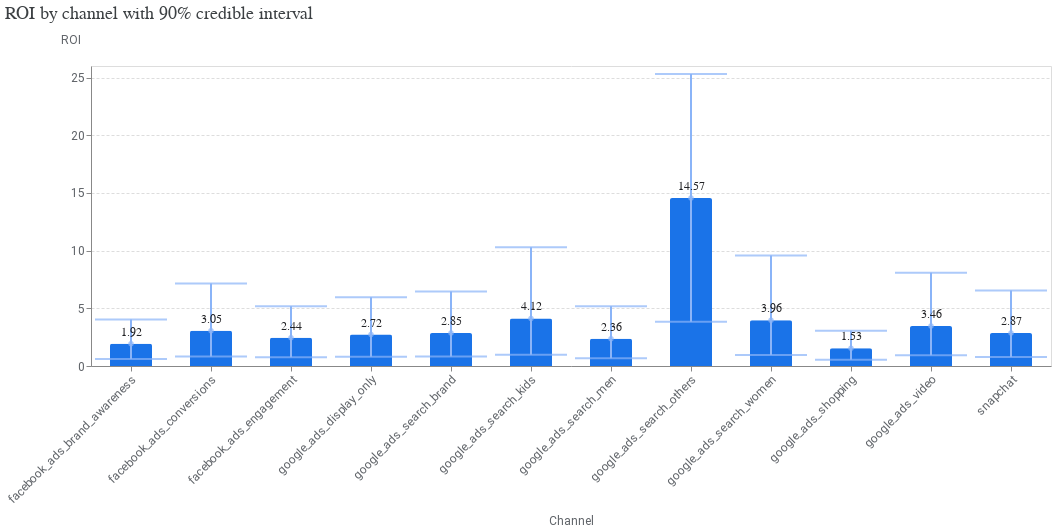

Source (notebook cell):
### Code cell
media_summary.plot_roi_bar_chart()

### Figure 1 — Vega-Lite specification as saved in the notebook (floating-point values rounded to 4 significant figures)
{"config": {"view": {"continuousWidth": 300, "continuousHeight": 300}, "axis": {"labelColor": "#5F6368", "labelFont": "Roboto", "labelFontSize": 12, "titleColor": "#5F6368", "titleFont": "Roboto", "titleFontSize": 12, "titleFontWeight": "normal", "titlePadding": 10}, "tick": {"bandSize": 10, "thickness": 2}}, "layer": [{"mark": {"type": "bar", "color": "#1A73E8", "cornerRadiusEnd": 2, "size": 42}, "encoding": {"x": {"axis": {"labelAngle": -45}, "field": "channel", "title": "Channel", "type": "nominal"}, "y": {"axis": {"gridDash": [3, 2], "titleAlign": "left", "titleAngle": 0, "titleY": -20}, "field": "roi", "title": "ROI", "type": "quantitative"}}}, {"mark": {"type": "errorbar", "color": "#8AB4F8", "ticks": true}, "encoding": {"strokeWidth": {"value": 2}, "x": {"field": "channel", "type": "nominal"}, "y": {"field": "ci_hi", "title": "ROI", "type": "quantitative"}, "y2": {"field": "ci_lo"}}}, {"mark": {"type": "point", "color": "#8AB4F8", "filled": true, "tooltip": true}, "encoding": {"x": {"field": "channel", "type": "nominal"}, "y": {"field": "roi", "type": "quantitative"}}}, {"mark": {"type": "text", "align": "center", "baseline": "bottom", "color": "#202124", "dy": -5, "fontSize": 12}, "encoding": {"text": {"field": "roi", "format": ".2f", "type": "quantitative"}, "x": {"axis": {"labelAngle": -45}, "field": "channel", "title": "Channel", "type": "nominal"}, "y": {"axis": {"gridDash": [3, 2], "titleAlign": "left", "titleAngle": 0, "titleY": -20}, "field": "roi", "title": "ROI", "type": "quantitative"}}}], "data": {"name": "data-ca58eac6fd19e84688f14b3bafaca616"}, "title": {"text": "ROI by channel with 90% credible interval", "anchor": "start", "color": "#3C4043", "font": "Google Sans Display", "fontSize": 18, "fontWeight": "normal", "offset": 10}, "width": {"step": 80}, "$schema": "https://vega.github.io/schema/vega-lite/v5.20.1.json", "datasets": {"data-ca58eac6fd19e84688f14b3bafaca616": [{"channel": "facebook_ads_brand_awareness", "ci_hi": 4.034, "ci_lo": 0.6175, "roi": 1.919}, {"channel": "facebook_ads_conversions", "ci_hi": 7.142, "ci_lo": 0.8319, "roi": 3.048}, {"channel": "facebook_ads_engagement", "ci_hi": 5.175, "ci_lo": 0.7652, "roi": 2.443}, {"channel": "google_ads_display_only", "ci_hi": 5.961, "ci_lo": 0.802, "roi": 2.723}, {"channel": "google_ads_search_brand", "ci_hi": 6.45, "ci_lo": 0.8234, "roi": 2.854}, {"channel": "google_ads_search_kids", "ci_hi": 10.29, "ci_lo": 0.9806, "roi": 4.123}, {"channel": "google_ads_search_men", "ci_hi": 5.172, "ci_lo": 0.6774, "roi": 2.363}, {"channel": "google_ads_search_others", "ci_hi": 25.3, "ci_lo": 3.832, "roi": 14.57}, {"channel": "google_ads_search_women", "ci_hi": 9.573, "ci_lo": 0.9591, "roi": 3.963}, {"channel": "google_ads_shopping", "ci_hi": 3.056, "ci_lo": 0.534, "roi": 1.534}, {"channel": "google_ads_video", "ci_hi": 8.071, "ci_lo": 0.9239, "roi": 3.464}, {"channel": "snapchat", "ci_hi": 6.541, "ci_lo": 0.7857, "roi": 2.866}]}}
